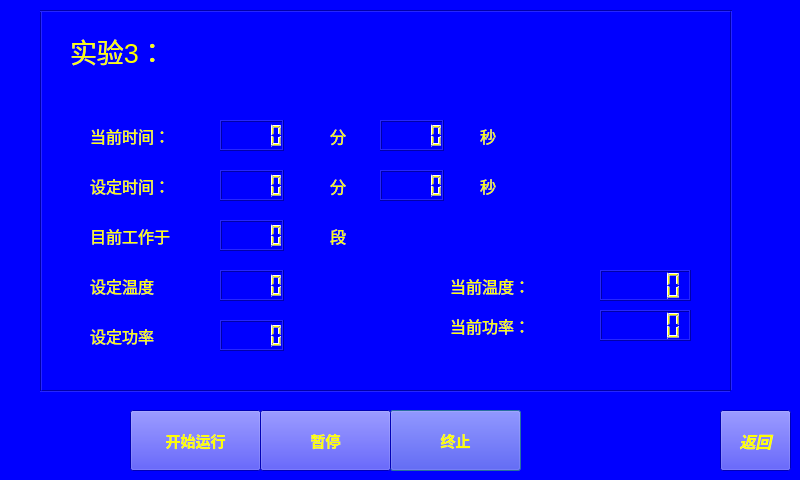
<?xml version="1.0" encoding="UTF-8"?>
<ui version="4.0">
 <class>Running_3</class>
 <widget class="QDialog" name="Running_3">
  <property name="geometry">
   <rect>
    <x>0</x>
    <y>0</y>
    <width>800</width>
    <height>480</height>
   </rect>
  </property>
  <property name="windowTitle">
   <string>Dialog</string>
  </property>
  <property name="styleSheet">
   <string notr="true">color: rgb(255, 255, 0);
background-color: rgb(0, 0, 255);</string>
  </property>
  <widget class="QLabel" name="label_4">
   <property name="geometry">
    <rect>
     <x>90</x>
     <y>220</y>
     <width>81</width>
     <height>31</height>
    </rect>
   </property>
   <property name="font">
    <font>
     <pointsize>12</pointsize>
     <weight>50</weight>
     <bold>false</bold>
    </font>
   </property>
   <property name="text">
    <string>目前工作于</string>
   </property>
  </widget>
  <widget class="QPushButton" name="pushButton_3">
   <property name="geometry">
    <rect>
     <x>390</x>
     <y>410</y>
     <width>131</width>
     <height>61</height>
    </rect>
   </property>
   <property name="font">
    <font>
     <pointsize>11</pointsize>
     <weight>75</weight>
     <bold>true</bold>
    </font>
   </property>
   <property name="text">
    <string>终止</string>
   </property>
  </widget>
  <widget class="QLabel" name="label_3">
   <property name="geometry">
    <rect>
     <x>90</x>
     <y>170</y>
     <width>81</width>
     <height>31</height>
    </rect>
   </property>
   <property name="font">
    <font>
     <pointsize>12</pointsize>
     <weight>50</weight>
     <bold>false</bold>
    </font>
   </property>
   <property name="text">
    <string>设定时间：</string>
   </property>
  </widget>
  <widget class="QPushButton" name="pushButton_4">
   <property name="geometry">
    <rect>
     <x>720</x>
     <y>410</y>
     <width>71</width>
     <height>61</height>
    </rect>
   </property>
   <property name="font">
    <font>
     <pointsize>12</pointsize>
     <weight>75</weight>
     <italic>true</italic>
     <bold>true</bold>
     <underline>false</underline>
     <strikeout>false</strikeout>
    </font>
   </property>
   <property name="text">
    <string>返回</string>
   </property>
  </widget>
  <widget class="QLabel" name="label_7">
   <property name="geometry">
    <rect>
     <x>330</x>
     <y>120</y>
     <width>21</width>
     <height>31</height>
    </rect>
   </property>
   <property name="font">
    <font>
     <pointsize>12</pointsize>
     <weight>50</weight>
     <bold>false</bold>
    </font>
   </property>
   <property name="text">
    <string>分</string>
   </property>
  </widget>
  <widget class="QLabel" name="label_10">
   <property name="geometry">
    <rect>
     <x>480</x>
     <y>120</y>
     <width>21</width>
     <height>31</height>
    </rect>
   </property>
   <property name="font">
    <font>
     <pointsize>12</pointsize>
     <weight>50</weight>
     <bold>false</bold>
    </font>
   </property>
   <property name="text">
    <string>秒</string>
   </property>
  </widget>
  <widget class="QLabel" name="label">
   <property name="geometry">
    <rect>
     <x>70</x>
     <y>30</y>
     <width>191</width>
     <height>41</height>
    </rect>
   </property>
   <property name="font">
    <font>
     <pointsize>20</pointsize>
    </font>
   </property>
   <property name="text">
    <string>实验3：</string>
   </property>
  </widget>
  <widget class="QLCDNumber" name="lcdNumber_3">
   <property name="geometry">
    <rect>
     <x>220</x>
     <y>220</y>
     <width>64</width>
     <height>31</height>
    </rect>
   </property>
  </widget>
  <widget class="QLabel" name="label_13">
   <property name="geometry">
    <rect>
     <x>450</x>
     <y>310</y>
     <width>81</width>
     <height>31</height>
    </rect>
   </property>
   <property name="font">
    <font>
     <pointsize>12</pointsize>
     <weight>50</weight>
     <bold>false</bold>
    </font>
   </property>
   <property name="text">
    <string>当前功率：</string>
   </property>
  </widget>
  <widget class="QLCDNumber" name="lcdNumber_5">
   <property name="geometry">
    <rect>
     <x>220</x>
     <y>320</y>
     <width>64</width>
     <height>31</height>
    </rect>
   </property>
  </widget>
  <widget class="QPushButton" name="pushButton">
   <property name="geometry">
    <rect>
     <x>130</x>
     <y>410</y>
     <width>131</width>
     <height>61</height>
    </rect>
   </property>
   <property name="font">
    <font>
     <pointsize>11</pointsize>
     <weight>75</weight>
     <bold>true</bold>
    </font>
   </property>
   <property name="text">
    <string>开始运行</string>
   </property>
  </widget>
  <widget class="QLCDNumber" name="lcdNumber_7">
   <property name="geometry">
    <rect>
     <x>380</x>
     <y>170</y>
     <width>64</width>
     <height>31</height>
    </rect>
   </property>
  </widget>
  <widget class="QLabel" name="label_11">
   <property name="geometry">
    <rect>
     <x>480</x>
     <y>170</y>
     <width>21</width>
     <height>31</height>
    </rect>
   </property>
   <property name="font">
    <font>
     <pointsize>12</pointsize>
     <weight>50</weight>
     <bold>false</bold>
    </font>
   </property>
   <property name="text">
    <string>秒</string>
   </property>
  </widget>
  <widget class="QLabel" name="label_2">
   <property name="geometry">
    <rect>
     <x>90</x>
     <y>120</y>
     <width>81</width>
     <height>31</height>
    </rect>
   </property>
   <property name="font">
    <font>
     <pointsize>12</pointsize>
     <weight>50</weight>
     <bold>false</bold>
    </font>
   </property>
   <property name="text">
    <string>当前时间：</string>
   </property>
  </widget>
  <widget class="QLabel" name="label_9">
   <property name="geometry">
    <rect>
     <x>330</x>
     <y>220</y>
     <width>21</width>
     <height>31</height>
    </rect>
   </property>
   <property name="font">
    <font>
     <pointsize>12</pointsize>
     <weight>50</weight>
     <bold>false</bold>
    </font>
   </property>
   <property name="text">
    <string>段</string>
   </property>
  </widget>
  <widget class="QLabel" name="label_8">
   <property name="geometry">
    <rect>
     <x>330</x>
     <y>170</y>
     <width>21</width>
     <height>31</height>
    </rect>
   </property>
   <property name="font">
    <font>
     <pointsize>12</pointsize>
     <weight>50</weight>
     <bold>false</bold>
    </font>
   </property>
   <property name="text">
    <string>分</string>
   </property>
  </widget>
  <widget class="QLCDNumber" name="lcdNumber_9">
   <property name="geometry">
    <rect>
     <x>600</x>
     <y>310</y>
     <width>91</width>
     <height>31</height>
    </rect>
   </property>
  </widget>
  <widget class="QLCDNumber" name="lcdNumber_6">
   <property name="geometry">
    <rect>
     <x>380</x>
     <y>120</y>
     <width>64</width>
     <height>31</height>
    </rect>
   </property>
  </widget>
  <widget class="QLCDNumber" name="lcdNumber_2">
   <property name="geometry">
    <rect>
     <x>220</x>
     <y>170</y>
     <width>64</width>
     <height>31</height>
    </rect>
   </property>
  </widget>
  <widget class="QLabel" name="label_6">
   <property name="geometry">
    <rect>
     <x>90</x>
     <y>320</y>
     <width>81</width>
     <height>31</height>
    </rect>
   </property>
   <property name="font">
    <font>
     <pointsize>12</pointsize>
     <weight>50</weight>
     <bold>false</bold>
    </font>
   </property>
   <property name="text">
    <string>设定功率</string>
   </property>
  </widget>
  <widget class="QLabel" name="label_12">
   <property name="geometry">
    <rect>
     <x>450</x>
     <y>270</y>
     <width>81</width>
     <height>31</height>
    </rect>
   </property>
   <property name="font">
    <font>
     <pointsize>12</pointsize>
     <weight>50</weight>
     <bold>false</bold>
    </font>
   </property>
   <property name="text">
    <string>当前温度：</string>
   </property>
  </widget>
  <widget class="QPushButton" name="pushButton_2">
   <property name="geometry">
    <rect>
     <x>260</x>
     <y>410</y>
     <width>131</width>
     <height>61</height>
    </rect>
   </property>
   <property name="font">
    <font>
     <pointsize>11</pointsize>
     <weight>75</weight>
     <bold>true</bold>
    </font>
   </property>
   <property name="text">
    <string>暂停</string>
   </property>
  </widget>
  <widget class="QLCDNumber" name="lcdNumber_4">
   <property name="geometry">
    <rect>
     <x>220</x>
     <y>270</y>
     <width>64</width>
     <height>31</height>
    </rect>
   </property>
  </widget>
  <widget class="QLabel" name="label_5">
   <property name="geometry">
    <rect>
     <x>90</x>
     <y>270</y>
     <width>81</width>
     <height>31</height>
    </rect>
   </property>
   <property name="font">
    <font>
     <pointsize>12</pointsize>
     <weight>50</weight>
     <bold>false</bold>
    </font>
   </property>
   <property name="text">
    <string>设定温度</string>
   </property>
  </widget>
  <widget class="QLCDNumber" name="lcdNumber_8">
   <property name="geometry">
    <rect>
     <x>600</x>
     <y>270</y>
     <width>91</width>
     <height>31</height>
    </rect>
   </property>
  </widget>
  <widget class="QLCDNumber" name="lcdNumber">
   <property name="geometry">
    <rect>
     <x>220</x>
     <y>120</y>
     <width>64</width>
     <height>31</height>
    </rect>
   </property>
  </widget>
  <widget class="Line" name="line">
   <property name="geometry">
    <rect>
     <x>40</x>
     <y>390</y>
     <width>691</width>
     <height>2</height>
    </rect>
   </property>
   <property name="orientation">
    <enum>Qt::Horizontal</enum>
   </property>
  </widget>
  <widget class="Line" name="line_4">
   <property name="geometry">
    <rect>
     <x>730</x>
     <y>10</y>
     <width>2</width>
     <height>381</height>
    </rect>
   </property>
   <property name="orientation">
    <enum>Qt::Vertical</enum>
   </property>
  </widget>
  <widget class="Line" name="line_2">
   <property name="geometry">
    <rect>
     <x>40</x>
     <y>10</y>
     <width>2</width>
     <height>381</height>
    </rect>
   </property>
   <property name="orientation">
    <enum>Qt::Vertical</enum>
   </property>
  </widget>
  <widget class="Line" name="line_3">
   <property name="geometry">
    <rect>
     <x>40</x>
     <y>10</y>
     <width>691</width>
     <height>2</height>
    </rect>
   </property>
   <property name="orientation">
    <enum>Qt::Horizontal</enum>
   </property>
  </widget>
 </widget>
 <resources/>
 <connections/>
</ui>
